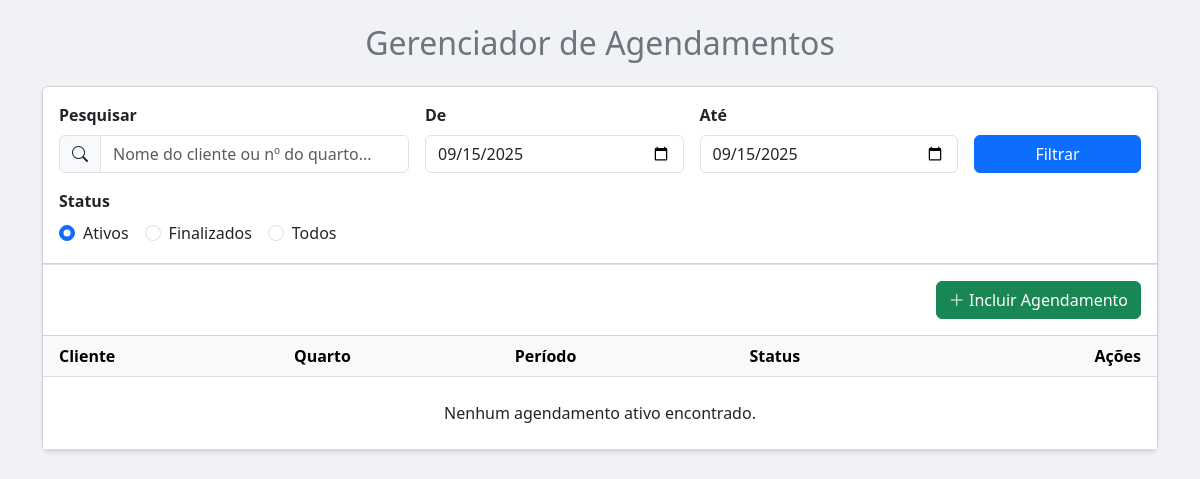
/Scripts/agendamento.php, run on an earlier commit of the app's database.
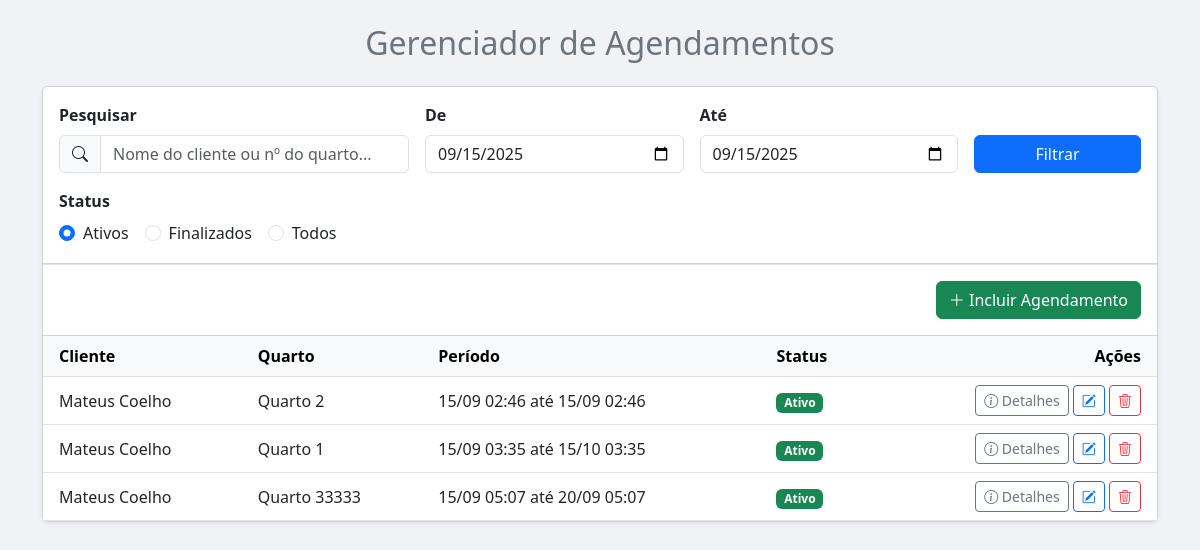
And on a later commit of the database.
### tables this page shows
CREATE TABLE IF NOT EXISTS `reservas` (
  `id_reserva` int NOT NULL AUTO_INCREMENT,
  `id_pessoa` int NOT NULL DEFAULT '0',
  `tiporeserva` smallint DEFAULT '0',
  `obs` varchar(500) DEFAULT NULL,
  `horarioini` timestamp NULL DEFAULT NULL,
  `horariofin` timestamp NULL DEFAULT NULL,
  `quant_pessoas` double DEFAULT '0',
  `valor` double DEFAULT '0',
  `finalizado` smallint DEFAULT '0',
  `excluido` int NOT NULL DEFAULT '0',
  `data_reserva` date DEFAULT NULL,
  `id_quarto` int DEFAULT NULL,
  PRIMARY KEY (`id_reserva`),
  KEY `FK__pessoas` (`id_pessoa`),
  KEY `FK_quarto` (`id_quarto`) USING BTREE,
  CONSTRAINT `FK__pessoas` FOREIGN KEY (`id_pessoa`) REFERENCES `pessoas` (`id_pessoa`),
  CONSTRAINT `FK_quarto` FOREIGN KEY (`id_quarto`) REFERENCES `quartos` (`id_quarto`)
);

CREATE TABLE IF NOT EXISTS `pessoas` (
  `id_pessoa` int NOT NULL AUTO_INCREMENT,
  `nome` varchar(100) NOT NULL,
  `cpfcnpj` varchar(20) NOT NULL,
  `rgie` varchar(20) DEFAULT NULL,
  `nasc` date DEFAULT NULL,
  `f_j` smallint DEFAULT NULL COMMENT '0-Pessoa Fisica, 1-Pessoa Juridica',
  `tipopessoa` smallint DEFAULT NULL COMMENT '0-Usuario, 1-Cliente, 2-Medico',
  `email` varchar(50) DEFAULT NULL,
  `telefone` varchar(50) DEFAULT NULL,
  `genero` char(1) DEFAULT NULL COMMENT 'M-Masculino, F-Feminino, N-Não Identificado',
  `excluido` tinyint(1) DEFAULT NULL,
  PRIMARY KEY (`id_pessoa`)
);

CREATE TABLE IF NOT EXISTS `quartos` (
  `id_quarto` int NOT NULL AUTO_INCREMENT,
  `num_quarto` int DEFAULT NULL,
  `descricao` varchar(250) DEFAULT NULL,
  `status` int DEFAULT NULL,
  `excluido` int DEFAULT NULL,
  `imagem` varchar(100) DEFAULT NULL,
  PRIMARY KEY (`id_quarto`),
  UNIQUE KEY `num_quarto` (`num_quarto`)
);

### Scripts/agendamento.php (the view, shortened to what this page needs)
<?php
include_once("conexao.php");
$is_post_request = ($_SERVER['REQUEST_METHOD'] === 'POST');
?>
<!DOCTYPE html>
<html lang="pt">
<head>
    <link href="https://cdn.jsdelivr.net/npm/bootstrap@5.3.0/dist/css/bootstrap.min.css" rel="stylesheet">
    <link rel="stylesheet" href="https://cdn.jsdelivr.net/npm/bootstrap-icons@1.11.3/font/bootstrap-icons.min.css">
</head>
<body style="background-color: #f0f2f5;">
<div class="container mt-4 mb-5">
    <header class="mb-4">
        <h2 class="text-center text-secondary">Gerenciador de Agendamentos</h2>
    </header>
    <div class="card shadow-sm">
        <div class="card-header bg-white p-3">
            <form action="agenda.php?menuop=agendamento" method="post">
                <div class="row g-3 align-items-end">
                    <div class="col-12 col-lg-4"><label for="pesquisa" class="form-label fw-bold">Pesquisar</label><div class="input-group"><span class="input-group-text"><i class="bi bi-search"></i></span><input class="form-control" type="text" id="pesquisa" name="pesquisa" placeholder="Nome do cliente ou nº do quarto..." value="<?= htmlspecialchars($_POST['pesquisa'] ?? '') ?>"></div></div>
                    <div class="col-12 col-md-6 col-lg-3"><label for="dataini" class="form-label fw-bold">De</label><input class="form-control" type="date" name="dataini" id="dataini" value="<?= htmlspecialchars($_POST['dataini'] ?? '') ?>"></div>
                    <div class="col-12 col-md-6 col-lg-3"><label for="datafin" class="form-label fw-bold">Até</label><input class="form-control" type="date" name="datafin" id="datafin" value="<?= htmlspecialchars($_POST['datafin'] ?? '') ?>"></div>
                    <div class="col-12 col-lg-2"><button class="btn btn-primary w-100" type="submit">Filtrar</button></div>
                </div>
                <div class="row mt-3">
                    <div class="col-12"><label class="form-label fw-bold">Status</label><div class="d-flex">
                        <?php $status_filtro = $_POST['status_filtro'] ?? '0'; ?>
                        <div class="form-check form-check-inline"><input class="form-check-input" type="radio" name="status_filtro" id="status_ativos" value="0" <?php if ($status_filtro === '0') echo 'checked'; ?>><label class="form-check-label" for="status_ativos">Ativos</label></div>
                        <div class="form-check form-check-inline"><input class="form-check-input" type="radio" name="status_filtro" id="status_finalizados" value="1" <?php if ($status_filtro === '1') echo 'checked'; ?>><label class="form-check-label" for="status_finalizados">Finalizados</label></div>
                        <div class="form-check form-check-inline"><input class="form-check-input" type="radio" name="status_filtro" id="status_todos" value="all" <?php if ($status_filtro === 'all') echo 'checked'; ?>><label class="form-check-label" for="status_todos">Todos</label></div>
                    </div></div>
                </div>
            </form>
        </div>
        <div class="card-header bg-white p-3 border-top text-end">
             <a href="agenda.php?menuop=cadastroagendamento" class="btn btn-success"><i class="bi bi-plus-lg"></i> Incluir Agendamento</a>
        </div>
        <div class="card-body p-0">
            <div class="table-responsive">
                <table class="table table-hover mb-0">
                    <thead class="table-light">
                        <tr>
                            <th class="ps-3">Cliente</th>
                            <th>Quarto</th>
                            <th>Período</th>
                            <th>Status</th>
                            <th class="text-end pe-3">Ações</th>
                        </tr>
                    </thead>
                    <tbody>
                        <?php
                        $quantidade = 10;
                        $pagina = (isset($_GET['pagina'])) ? (int)$_GET['pagina'] : 1;
                        $inicio = ($quantidade * $pagina) - $quantidade;
                        $base_sql = "SELECT r.*, p.nome, p.cpfcnpj, p.telefone, p.email, p.nasc, q.num_quarto, q.descricao, q.imagem
                                     FROM reservas r
                                     INNER JOIN pessoas p ON r.id_pessoa = p.id_pessoa
                                     INNER JOIN quartos q ON r.id_quarto = q.id_quarto
                                     WHERE r.excluido <> 1";
                        if ($is_post_request) {
                            $pesquisa = $_POST["pesquisa"] ?? "";
                            $dataini = $_POST["dataini"] ?? date('Y-m-d');
                            $datafin = $_POST["datafin"] ?? date('Y-m-d');
                            $status_filtro = $_POST['status_filtro'] ?? '0';
                            $sql_status_condition = "";
                            if ($status_filtro === '0') $sql_status_condition = "AND r.finalizado = 0";
                            elseif ($status_filtro === '1') $sql_status_condition = "AND r.finalizado = 1";
                            $sql = $base_sql . " AND (q.num_quarto LIKE ? OR p.nome LIKE ?) AND (r.horarioini BETWEEN ? AND ?) {$sql_status_condition} ORDER BY r.horarioini ASC LIMIT ?, ?";
                            $stmt = mysqli_prepare($conexao, $sql);
                            $termo_pesquisa = "%" . $pesquisa . "%";
                            $datafim_filtro = $datafin . ' 23:59:59';
                            mysqli_stmt_bind_param($stmt, 'ssssii', $num_pesquisa, $termo_pesquisa, $dataini, $datafim_filtro, $inicio, $quantidade);
                        } else {
                            $sql = $base_sql . " AND r.finalizado = 0 ORDER BY r.horarioini ASC LIMIT ?, ?";
                            $stmt = mysqli_prepare($conexao, $sql);
                            mysqli_stmt_bind_param($stmt, 'ii', $inicio, $quantidade);
                        }
                        mysqli_stmt_execute($stmt);
                        $RS = mysqli_stmt_get_result($stmt);
                        if (mysqli_num_rows($RS) > 0) {
                            foreach ($RS as $reserva) {
                                $status_badge = $reserva['finalizado'] == 0
                                    ? "<span class='badge bg-success'>Ativo</span>"
                                    : "<span class='badge bg-secondary'>Finalizado</span>";
                                ?>
                                <tr>
                                    <td class="ps-3"><?= htmlspecialchars($reserva['nome']) ?></td>
                                    <td>Quarto <?= htmlspecialchars($reserva['num_quarto']) ?></td>
                                    <td><?= date("d/m H:i", strtotime($reserva['horarioini'])) ?> até <?= date("d/m H:i", strtotime($reserva['horariofin'])) ?></td>
                                    <td><?= $status_badge ?></td>
                                    <td class="text-end pe-3">
                                        <button class="btn btn-outline-secondary btn-sm" data-bs-toggle="collapse" data-bs-target="#detalhes<?= $reserva['id_reserva'] ?>"><i class="bi bi-info-circle"></i> Detalhes</button>
                                        <a href="agenda.php?menuop=editaragendamento&idreserva=<?= $reserva["id_reserva"] ?>" class="btn btn-outline-primary btn-sm"><i class="bi bi-pencil-square"></i></a>
                                        <a href="agenda.php?menuop=excluiragendamento&idreserva=<?= $reserva["id_reserva"] ?>" class="btn btn-outline-danger btn-sm btn-excluir" title="Excluir"><i class="bi bi-trash3"></i></a>
                                    </td>
                                </tr>
                                <?php
                            }
                        } else {
                            $mensagem = $is_post_request ? "Nenhum agendamento encontrado para os filtros." : "Nenhum agendamento ativo encontrado.";
                            echo "<tr><td colspan='5' class='text-center p-4'>{$mensagem}</td></tr>";
                        }
                        ?>
                    </tbody>
                </table>
            </div>
        </div>
        </div>
</div>
</body>
</html>

### Scripts/agendamento.php (style rules this page uses)
.table td, .table th { vertical-align: middle; }

What changed in the data, as far as the page shows it:
added reservas: id_pessoa.nome "Mateus Coelho", id_quarto.num_quarto "2", horarioini "15/09 02:46", horariofin "15/09 02:46", finalizado "Ativo"
added reservas: id_pessoa.nome "Mateus Coelho", id_quarto.num_quarto "1", horarioini "15/09 03:35", horariofin "15/10 03:35", finalizado "Ativo"
added reservas: id_pessoa.nome "Mateus Coelho", id_quarto.num_quarto "33333", horarioini "15/09 05:07", horariofin "20/09 05:07", finalizado "Ativo"
Also different on the page:
$mensagem: "Nenhum agendamento ativo encontrado." → (not shown)
